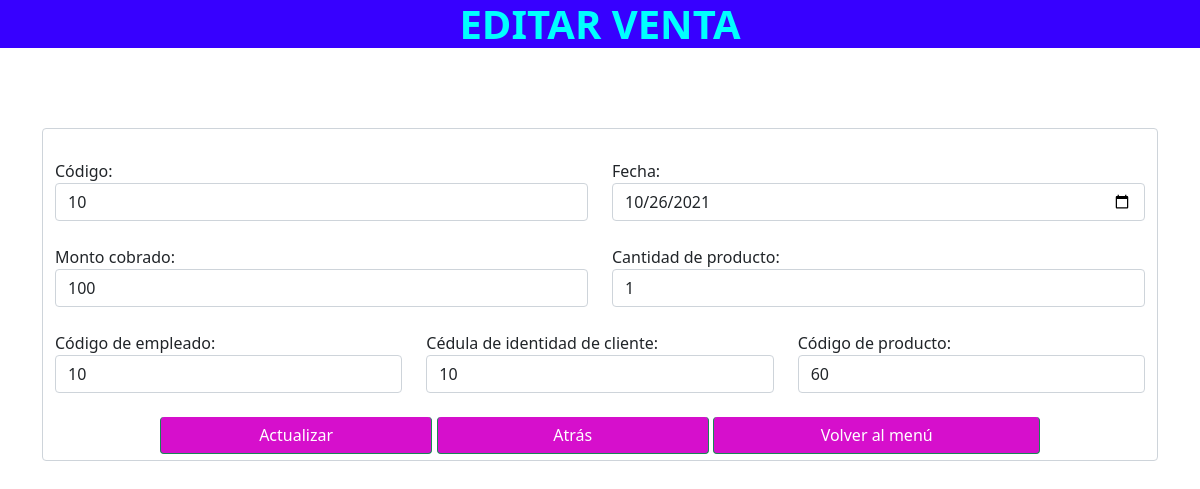
The page /update_venta.php?codigo=10 on the database its author committed.
### tables this page shows
CREATE TABLE `VENTA` (
  `codigo` int NOT NULL,
  `fecha` date NOT NULL,
  `cantidad_producto` int NOT NULL,
  `EMPLEADO_codigo` int NOT NULL,
  `CLIENTE_ci` int NOT NULL,
  `codigo_PRODUCTO` int DEFAULT NULL,
  `monto_cobrado` float(5,0) DEFAULT NULL
);

### update_venta.php (the view, shortened to what this page needs)
<!DOCTYPE html>
<html lang="en">
<head>
    <link href="https://cdn.jsdelivr.net/npm/bootstrap@5.1.3/dist/css/bootstrap.min.css" rel="stylesheet">
    <link rel="stylesheet" href="css/style.css">
</head>
<body>
    <?php
        include("db.php");
        if(isset($_GET['codigo'])) {
            $codigo = $_GET['codigo'];
            $query = "SELECT codigo, fecha, monto_cobrado, cantidad_producto, EMPLEADO_codigo, CLIENTE_ci, codigo_PRODUCTO FROM VENTA where codigo='$codigo'";
            $result = mysqli_query($conn, $query);
            if(mysqli_num_rows($result) == 1){
                $row = mysqli_fetch_array($result);
                $codigo = $row['codigo'];
                $fecha = $row['fecha'];
                $monto = $row['monto_cobrado'];
                $cantidad = $row['cantidad_producto'];
                $empleado = $row['EMPLEADO_codigo'];
                $cliente = $row['CLIENTE_ci'];
                $prod = $row['codigo_PRODUCTO'];
            }
        }
    ?>
    <div class="form-group">
        <center><h1 class="titulo"><b>EDITAR VENTA</b></h1></center>
        <div class="container"><br><br><br>
            <div class="form-control"><br>
                <form action="update_venta.php?codigo=<?php echo $_GET['codigo'];?>" onsubmit="return validarform()" method="POST" name="formulario">
                    <div class="row">
                        <div class="col">
                            <span>Código:</span>
                            <input type="number" min="0" value="<?php echo($codigo)?>" id="codigo" name="codigo" class="form-control" placeholder="Ingrese código de venta" required>
                        </div>
                        <div class="col">
                            <span>Fecha:</span>
                            <input type="date" min="2021-10-10" value="<?php echo($fecha)?>" required id="fecha" name="fecha" class="form-control" required>
                        </div>
                    </div><br>
                    <div class="row">
                        <div class="col">
                            <span>Monto cobrado:</span>
                            <input type="number"  id="monto" value="<?php echo($monto)?>" name="monto"class="form-control" step="0.01"  min="0" placeholder="Ingrese monto cobrado ej: 1999.99" required>
                        </div>
                        <div class="col">
                            <span>Cantidad de producto:</span>
                            <input type="number" id="cantidad" value="<?php echo($cantidad)?>" name="cantidad" min="0" class="form-control" placeholder="Ingrese la cantidad de producto ej: 10" required>
                        </div>
                    </div><br>
                    <div class="row">
                        <div class="col">
                            <span>Código de empleado:</span>
                            <input type="number" id="empleado" value="<?php echo($empleado)?>" name="empleado" class="form-control" placeholder="Ingrese código de empleado"required>
                        </div>
                        <div class="col">
                            <span>Cédula de identidad de cliente:</span>
                            <input type="number" id="cliente" name="cliente" value="<?php echo($cliente)?>"class="form-control" placeholder="Ingrese cédula de identidad del cliente" required>
                        </div>
                        <div class="col">
                            <span>Código de producto:</span>
                            <input type="number" id="prod" name="prod"  value="<?php echo($prod)?>" class="form-control" placeholder="Ingrese código del producto" required>
                        </div>
                    </div><br>
                    <center><input type="submit" class="btn btn-success btn-block" value="Actualizar" id="actualizar" name="actualizar">
                    <input type="button" class="btn btn-success btn-block" onclick="location.href='http://karmaland.cochasoft.com/reporte_venta.php';"value="Atrás">
                    <input type="button" class="btn btn-success btn-block" id="main" onclick="location.href='http://karmaland.cochasoft.com/user.php';" value="Volver al menú" /></center>
                </form>
            </div>
        </div>
    </div>
</body>
</html>

### css/style.css (style rules this page uses)
.titulo { background-color: rgb(55, 0, 255); text-shadow: aqua; }
h1 { color: aqua; }
body { background-image: url(/icono/fondo.jpg); }
.btn { width: 25%; background-color: rgb(214, 15, 204); border-top: 0px; }
#main { width: 30%; }

### rows shown on the page
venta: codigo "10", fecha "10/26/2021", monto "100", cantidad "1", empleado "10", cliente "10", prod "60"
